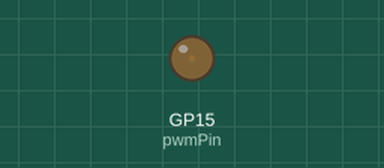
The program below on a simulated Raspberry Pi Pico running MicroPython. Shown: output pins drawn as LEDs (lit = HIGH). What the program prints to the serial console is not drawn.

Above: at 0.05 s.
At 4.95 s:
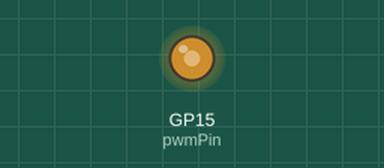
At 7.65 s:
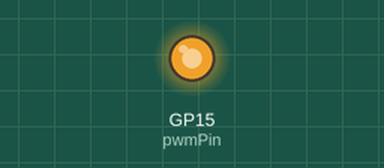
At 15.35 s:
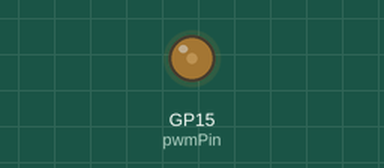
Timing chart, 0 to 22.7 s (numbered marks = the images above):
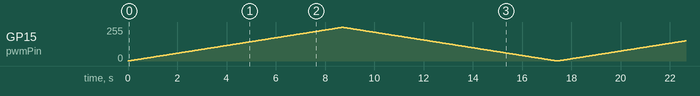

The program:

pwm_fade_in_out_led_pin_15_04.py
```python
# pwm_fade_in_out_led_pin_15_05, tlfong01  2021feb12hkt1542

# References
#   https://projects.raspberrypi.org/en/projects/getting-started-with-the-pico/7

from machine import Pin, PWM
from time    import sleep

# *** Config ***

# nil

# *** Functions ***

def pwmFadeInOutLed(pwmPinNum, pwmFreq,  countTotal):

    pwmPin = PWM(Pin(pwmPinNum))
    pwmPin.freq(pwmFreq)

    print('  PWM fade in fade out LED pin', pwmPinNum, countTotal, 'times')

    for count in range(countTotal):
        print('    count =', count)
        for duty in range(65025):
            pwmPin.duty_u16(duty)
            sleep(0.0001)
        for duty in range(65025, 0, -1):
            pwmPin.duty_u16(duty)
            sleep(0.0001)
    return

def main01():
    print('Begin pwmFadeInOutLed() \n')

    pwmPinNum  = 15
    pwmFreq    = 1000
    countTotal = 4

    pwmFadeInOutLed(pwmPinNum, pwmFreq,  countTotal)

    print('\nEnd   pwmFadeInOutLed() \n')

    return

# *** Main ***

main01()

# *** End ***

# *** Sample Output  tlfong01  2021feb12hkt1619 ***

'''
>>> %Run -c $EDITOR_CONTENT
Begin pwmFadeInOutLed()

  PWM fade in fade out LED pin 15 4 times
    count = 0
    count = 1
    count = 2
    count = 3

End   pwmFadeInOutLed()

>>>
'''

# *** End of Samploe Output
```
